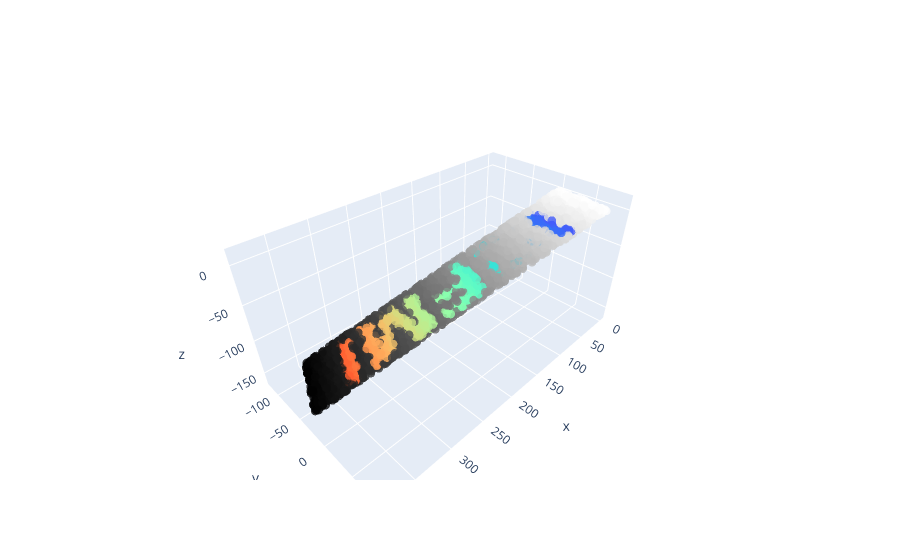

The notebook cell this image was saved under:
### Markdown cell above
**Примечание:** 
* представление расстояния инвариантно относительно вращений и перемещений, т.е. аффинных преобразований.

### Code cell
#@title Linear Dataset

def random_projection(X, dimension=3, rseed=25):
  assert dimension >= X.shape[1]
  rng = np.random.RandomState(rseed)
  C = rng.randn(dimension, dimension)
  e, V = np.linalg.eigh(np.dot(C, C.T))
  return np.dot(X, V[:X.shape[1]])

X3 = random_projection(X, 3)
X3.shape

import plotly.graph_objects as go
 
fig = go.Figure(data=[go.Scatter3d(x=X3[:, 0], y=X3[:, 1], z=X3[:, 2], mode='markers',  marker=dict(
        size=5,
        opacity=0.8,
        color=cols
    ))])
fig.show()

### Figure 1 — Plotly figure (JSON) as saved in the notebook; plotly's stock layout.template omitted (floating-point values rounded to 4 significant figures; data arrays with more than 128 entries replaced by an {"elided": "..."} marker saying what was removed)
{"data": [{"marker": {"color": {"elided": "4000x4 float values"}, "opacity": 0.8, "size": 5}, "mode": "markers", "type": "scatter3d", "x": {"elided": "4000 float values"}, "y": {"elided": "4000 float values"}, "z": {"elided": "4000 float values"}}], "layout": {}}
